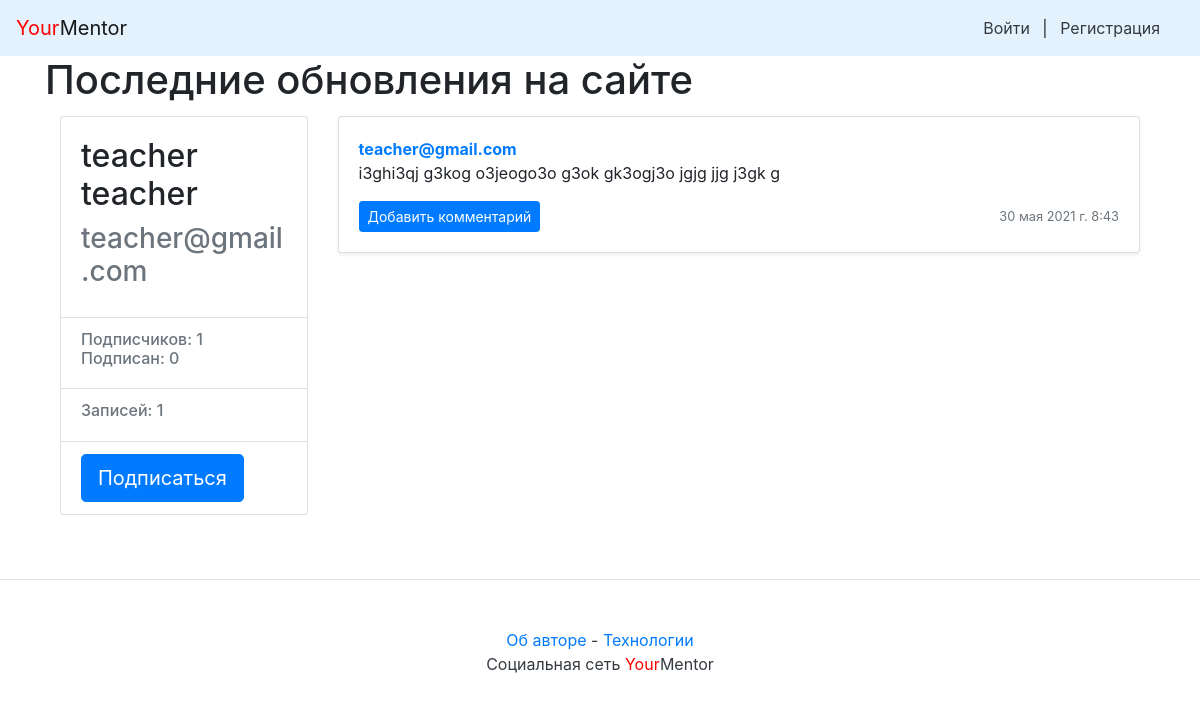
Page /8/ on the earlier database version.
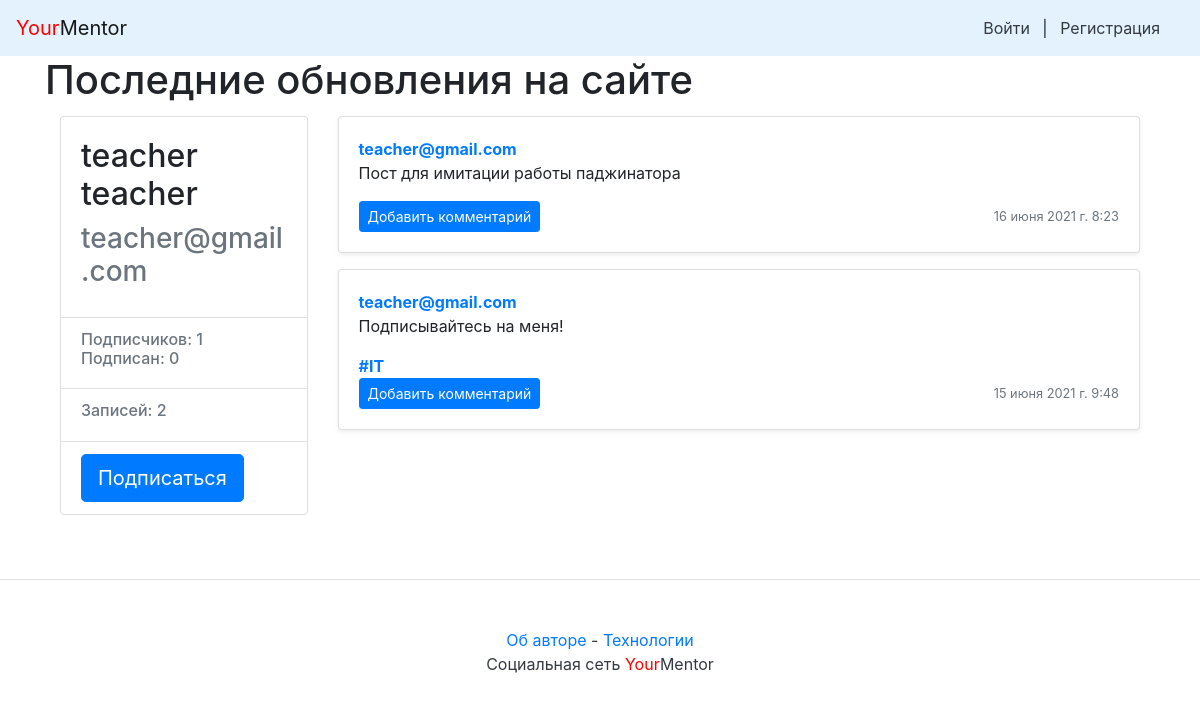
Same page on the later database version.
### accounts/models.py (models this page shows, shortened)
class User(AbstractBaseUser):
    email = models.EmailField(unique=True, max_length=255)
    name = models.CharField(
        max_length=255,
        blank=False,
        null=False
    )
    surname = models.CharField(
        max_length=255,
        blank=False,
        null=False
    )
    break_time = models.IntegerField(default=0)
    is_admin = models.BooleanField(default=False)
    timestamp = models.DateTimeField(auto_now_add=True)
    role = models.CharField(
        max_length=10,
        choices=UserRoles.choices,
        default=UserRoles.STUDENT,
        verbose_name="Роль пользователя",
    )
    is_staff = models.BooleanField(default=False)
    USERNAME_FIELD = 'email'
    REQUIRED_FIELDS = []
    objects = CustomManager()
    def __str__(self):
        return self.email

### posts/models.py (models this page shows, shortened)
class Post(models.Model):
    group = models.ForeignKey(
        Group,
        blank=True,
        null=True,
        on_delete=models.SET_NULL,
        related_name='posts',
        verbose_name='Группы',
        help_text='Выберите группу',
    )
    text = models.TextField(
        verbose_name='Текст',
        help_text='Введите текст',
    )
    pub_date = models.DateTimeField('date published', auto_now_add=True)
    author = models.ForeignKey(
        User,
        on_delete=models.CASCADE,
        related_name='posts',
    )
    image = models.ImageField(
        upload_to='posts/',
        blank=True, null=True,
        verbose_name='Изображение',
    )
    class Meta:
        ordering = ['-pub_date']

class Group(models.Model):
    title = models.CharField(max_length=200)
    slug = models.SlugField(unique=True, max_length=30)
    description = models.TextField()

### posts/views.py (the view, shortened to what this page needs)
# urls.py: path('<int:user_id>/', views.profile, name='profile'),
def profile(request, user_id):
    cache.clear()
    user_id = int(user_id)
    post_author = get_object_or_404(User, id=user_id)
    post_list = post_author.posts.all()
    paginator = Paginator(post_list, 10)
    page_number = request.GET.get('page')
    page = paginator.get_page(page_number)
    count_following = Follow.objects.filter(user=post_author).count()
    count_follower = Follow.objects.filter(author=post_author).count()
    if request.user.is_anonymous:
        return render(
            request,
            'profile.html',
            {'page': page,
             'paginator': paginator,
             'following': False,
             'author': post_author,
             'profile': post_author,
             'count_following': count_following,
             'count_follower': count_follower,
             }
        )

### templates/profile.html (shortened to what this page needs)
{% extends "includes/base.html" %}
{% block header %}Последние обновления на сайте{% endblock %}
{% block content %}
<main role="main" class="container">
    <div class="row">
            <div class="col-md-3 mb-3 mt-1">
                    <div class="card">
                            <div class="card-body">
                                    <div class="h2">
                                        {{ author.name }} {{ author.surname }}
                                    </div>
                                    <div class="h3 text-muted">
                                        {{ author.email}}
                                    </div>
                            </div>
                            <ul class="list-group list-group-flush">
                                    <li class="list-group-item">
                                            <div class="h6 text-muted">
                                            Подписчиков: {{ count_follower }} <br />
                                            Подписан: {{ count_following }}
                                            </div>
                                    </li>
                                    <li class="list-group-item">
                                            <div class="h6 text-muted">
                                                Записей: {{ paginator.count }}
                                            </div>
                                    </li>
                                    <li class="list-group-item">
                                    {% if following %}
                                    <a class="btn btn-lg btn-light"
                                            href="{% url 'profile_unfollow' profile.id %}" role="button">
                                            Отписаться
                                    </a>
                                    {% else %}
                                    <a class="btn btn-lg btn-primary"
                                            href="{% url 'profile_follow' profile.id %}" role="button">
                                    Подписаться
                                    </a>
                                    {% endif %}
                                    </li>
                            </ul>
                    </div>
            </div>
            <div class="col-md-9">
                {% for post in page %}
                    {% include "includes/post_item.html" with post=post %}
                {% endfor %}
            </div>
    </div>
</main>
{% endblock %}

### templates/includes/base.html (shortened to what this page needs)
<!doctype html>
<html>
<head>
    {% load static %}
    <link rel="stylesheet" href="{% static 'bootstrap/dist/css/bootstrap.min.css' %}">
</head>
<body>
{% include 'nav.html' %}
<main>
    <div class="container">
        <h1>{% block header %}{% endblock %}</h1>
        {% block content %}{% endblock %}
    </div>
</main>
{% include 'footer.html' %}
</body>
</html>

### templates/nav.html
<nav class="navbar navbar-light" style="background-color: #e3f2fd;">
    <a class="navbar-brand" href="/"><span style="color:red">Your</span>Mentor</a>
    <nav class="my-2 my-md-0 mr-md-3">
        {% if user.is_authenticated %}
            Пользователь: {{ user.email }}.
            <a class="p-2 text-dark" href="{% url 'new_post' %}">Новая запись</a>
            <a class="p-2 text-dark" href="{% url 'user_logout' %}">Выйти</a>
        {% else %}
            <a class="p-2 text-dark" href="{% url 'login' %}">Войти</a> |
            <a class="p-2 text-dark" href="{% url 'register' %}">Регистрация</a>
        {% endif %}
    </nav>
</nav>

### templates/includes/post_item.html (shortened to what this page needs)
<div class="card mb-3 mt-1 shadow-sm">
  {% load thumbnail %}
  <div class="card-body">
    <p class="card-text">
      <a name="post_{{ post.id }}" href="{% url 'profile' post.author.id %}">
        <strong class="d-block text-gray-dark">{{ post.author }}</strong>
      </a>
      {{ post.text|linebreaksbr }}
    </p>
    {% if post.group %}
    <a class="card-link muted" href="{% url 'group' post.group.slug %}">
      <strong class="d-block text-gray-dark">#{{ post.group.title }}</strong>
    </a>
    {% endif %}
    <div class="d-flex justify-content-between align-items-center">
      <div class="btn-group">
        <a class="btn btn-sm btn-primary" href="{% url 'post' post.author.id post.id %}" role="button">
          Добавить комментарий
        </a>
      </div>
      <small class="text-muted">{{ post.pub_date }}</small>
    </div>
  </div>
</div>

### templates/footer.html
<footer class="pt-4 my-md-5 pt-md-5 border-top">
        <p class="m-0 text-dark text-center "><a href="/about-author/">Об авторе</a> - <a href="/about-spec/">Технологии</a></p>
        <p class="m-0 text-dark text-center ">Социальная сеть <span style="color:red">Your</span>Mentor</p>
</footer>

Differences in the rows shown:
removed Post: author "teacher@gmail.com", text "i3ghi3qj g3kog o3jeogo3o g3ok gk3ogj3o jgjg jjg j3gk g", pub_date "30 мая 2021 г. 8:43"
added Post: author "teacher@gmail.com", text "Пост для имитации работы паджинатора", pub_date "16 июня 2021 г. 8:23"
added Post: author "teacher@gmail.com", text "Подписывайтесь на меня!", group "IT", pub_date "15 июня 2021 г. 9:48"
Other differences:
{{ paginator.count }}: "1" → "2"
